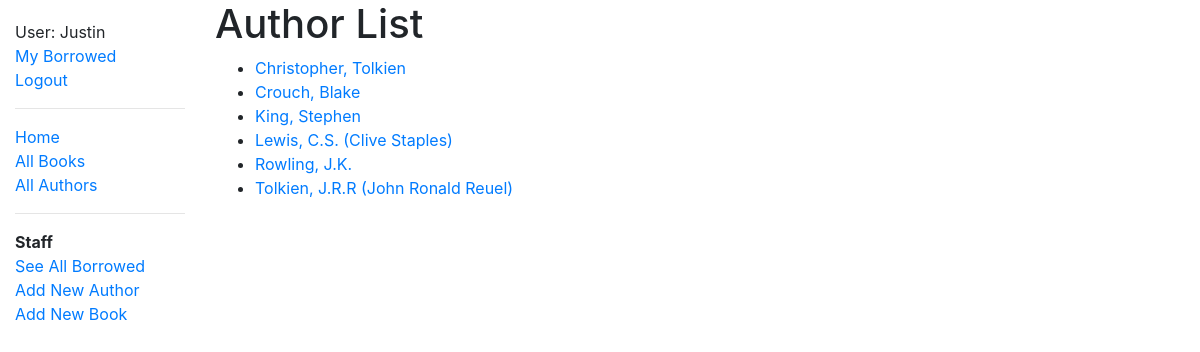
The app's page /catalog/authors/ (signed in) with its own data.
### catalog/models.py (models this page shows, shortened)
class Author(models.Model):
	first_name = models.CharField(max_length=100)
	last_name = models.CharField(max_length=100)
	date_of_birth = models.DateField('born', null=True, blank=True)
	date_of_death = models.DateField('died', null=True, blank=True)
	def get_absolute_url(self):
		return reverse('author-detail', args=[str(self.id)])
	class Meta:
		ordering = ['last_name', 'first_name']
		permissions = (("can_create_author", "Can Create Author"),)

### catalog/views.py (the view)
# urls.py: path('authors/', views.AuthorListView.as_view(), name='authors'),
class AuthorListView(LoginRequiredMixin, generic.ListView):
	model = Author

### catalog/templates/catalog/author_list.html
{% extends "base_generic.html" %}
{% block content %}
  <h1>Author List</h1>
  {% if author_list %}
  <ul>
    {% for author in author_list %}
      <li>
        <a href="{{ author.get_absolute_url }}"> {{ author.last_name }}, {{ author.first_name}} </a>
      </li>
    {% endfor %}
  </ul>
  {% else %}
    <p>There are no authors in the library.</p>
  {% endif %}
{% endblock %}

### catalog/templates/base_generic.html (shortened to what this page needs)
<!DOCTYPE html>
<html lang="en">
<head>
	<link rel="stylesheet" href="https://stackpath.bootstrapcdn.com/bootstrap/4.1.3/css/bootstrap.min.css">
  {% load static %}
  <link rel="stylesheet" href="{% static 'css/style.css' %}">
</head>
<body>
	<div class="container-fluid">
		<div class="row">
			<div class = "col-sm-2">
			{% block sidebar %}
				<ul class="sidebar-nav">
					{% if user.is_authenticated %}
						<li>User: {{ user.get_username }}</li>
						<li><a href="{% url 'my-borrowed' %}">My Borrowed</a></li>
						<li><a href="{% url 'logout'%}?next={{request.path}}">Logout</a></li>
					{% else %}
						<li><a href="{% url 'login'%}?next={{request.path}}">Login</a></li>
					{% endif %}
					<hr/>
					<li><a href="{% url 'index'  %}">Home</a></li>
					<li><a href="{% url  'books' %}">All Books</a></li>
					<li><a href="{% url 'authors' %}">All Authors</a></li>
					<hr/>
					{% if perms.catalog.can_mark_returned %}
					<strong>Staff</strong>
					<li><a href="{% url 'all-borrowed' %}">See All Borrowed</a></li>
					<li><a href="{% url 'author_create' %}">Add New Author</a></li>
					<li><a href="{% url 'book_create' %}">Add New Book</a></li>
					{% endif %}
				</ul>
			{% endblock  %}
			</div>
			<div class="col-sm-10">{% block content  %}{% endblock  %}
			</div>
		</div>
	</div>
</body>
</html>

### catalog/static/css/style.css (style rules this page uses)
.sidebar-nav { margin-top: 20px; padding: 0; list-style: none; }

### records on screen
Author: last_name "Christopher", first_name "Tolkien"
Author: last_name "Crouch", first_name "Blake"
Author: last_name "King", first_name "Stephen"
Author: last_name "Lewis", first_name "C.S. (Clive Staples)"
Author: last_name "Rowling", first_name "J.K."
Author: last_name "Tolkien", first_name "J.R.R (John Ronald Reuel)"

### other values on screen
{{ user.get_username }} "Justin"
